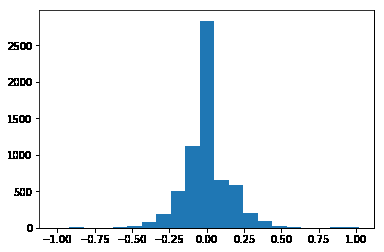
#> input picture Images/images_per_class_unbalanced.png, 384 x 252 px
$ python -i data_augmentation_toolkit.py   (imports and definitions only)
#> lines starting #> are read from the running program, lines starting #| are printed output that depends on the picture
import numpy as np
import cv2


# [21 lines left out: functions speckle_noise, salt_and_pepper, not called in this run]


def bilateral_filter(image, *args):
    return cv2.bilateralFilter(image,9,75,75)


def horizontal_flipping(image):
    return np.fliplr(image)


# [66 lines left out: functions shift, rotateImage, random_light, random_shadow, not called in this run]


def histogram_equalization(image):
    """
    http://stackoverflow.com/questions/15007304/histogram-equalization-not-working-on-color-image-opencv
    the first step is to convert the color space of the image from RGB into one of the color space which separates intensity values from color components.
    Perform HE of the intensity plane.
    """
    image1 = cv2.cvtColor(image,cv2.COLOR_RGB2HSV)
#> image1: shape (252, 384, 3); mean H, S, V 7.1, 14.6, 243
    image1[:, :, 2] = cv2.equalizeHist(image1[:, :, 2])
#> image1: shape (252, 384, 3); mean H, S, V 7.1, 14.6, 231.6
    return cv2.cvtColor(image1,cv2.COLOR_HSV2RGB)
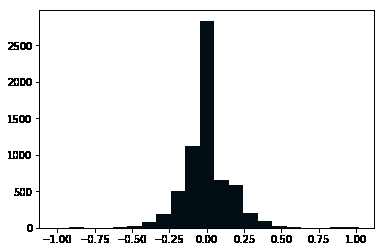
#> returned value: shape (252, 384, 3); mean R, G, B 230.5, 231.2, 231.6


# [12 lines left out: function pseudo_shift, not called in this run]


def identity(image):
    return image


transformations = [rotateImage, shift, bilateral_filter, salt_and_pepper, speckle_noise, horizontal_flipping, \
                   random_light, random_shadow, histogram_equalization, pseudo_shift, identity]

>>> import cv2
>>> picture = cv2.cvtColor(cv2.imread('Images/images_per_class_unbalanced.png'), cv2.COLOR_BGR2RGB)
>>> result = histogram_equalization(picture)

$ run again, on Images/train_val_loss.png
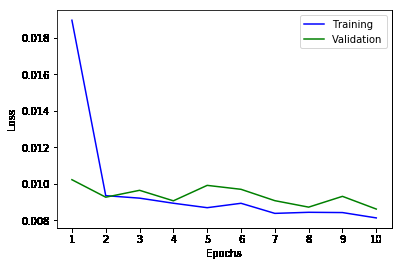
#> input picture Images/train_val_loss.png, 402 x 266 px
#> in histogram_equalization, `return cv2.cvtColor(image1,cv2.COLOR_HSV2RGB)`:
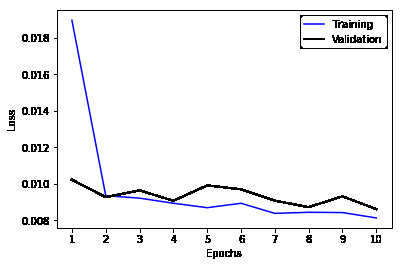
#> returned value: shape (266, 402, 3); mean R, G, B 243.5, 243.5, 245.1
